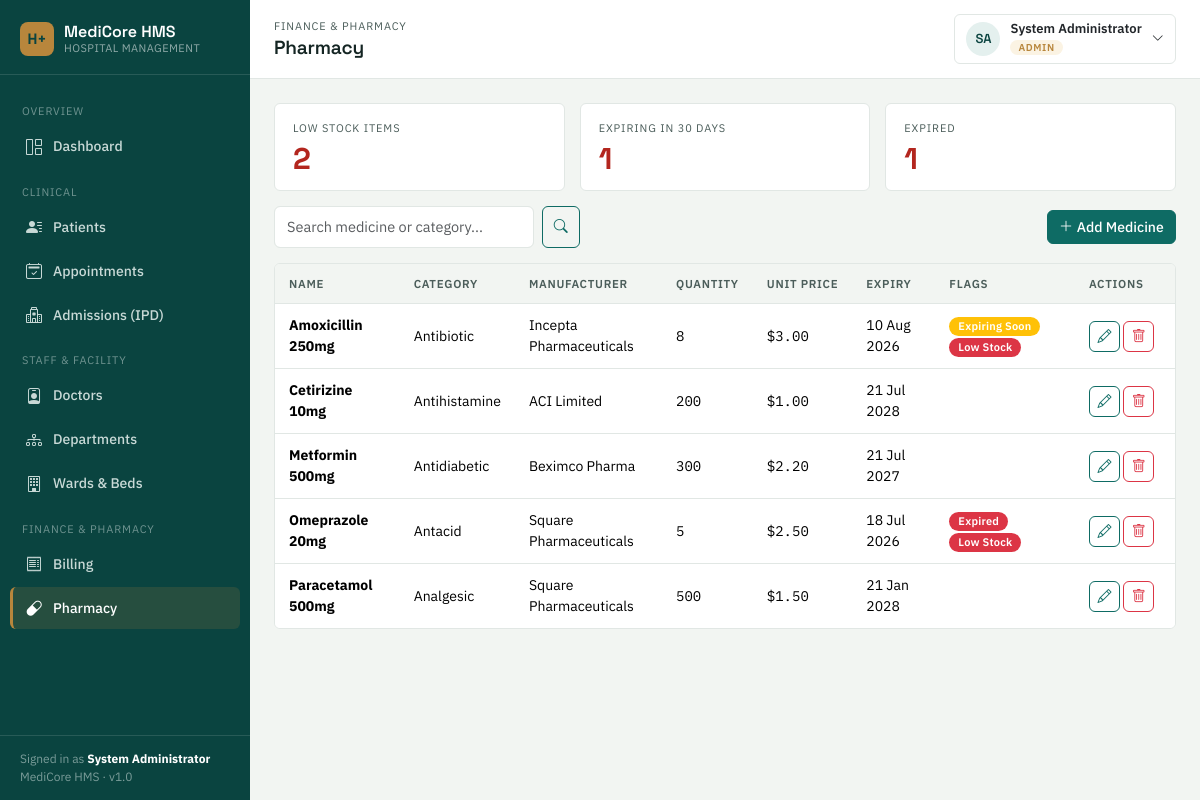
/pharmacy/list.php (signed in), run on the app's committed database.
### tables this page shows
CREATE TABLE medicines (
    id INT AUTO_INCREMENT PRIMARY KEY,
    name VARCHAR(150) NOT NULL,
    category VARCHAR(100),
    manufacturer VARCHAR(150),
    quantity INT DEFAULT 0,
    unit_price DECIMAL(10,2) DEFAULT 0,
    expiry_date DATE NULL,
    reorder_level INT DEFAULT 10,
    created_at TIMESTAMP DEFAULT CURRENT_TIMESTAMP
);

### includes/functions.php (called while the page is built, shortened)
<?php
function sanitize($data) {
    return htmlspecialchars(trim($data ?? ''), ENT_QUOTES, 'UTF-8');
}
function isLoggedIn() {
    return isset($_SESSION['user_id']);
}
function hasRole($roles) {
    $roles = (array)$roles;
    return in_array($_SESSION['role'], $roles, true);
}
function formatDate($date, $format = 'd M Y') {
    $ts = strtotime($date);
    return $ts ? date($format, $ts) : '—';
}
function formatMoney($amount) {
    return number_format((float)$amount, 2);
}

### pharmacy/list.php (the view, shortened to what this page needs)
<?php
require_once '../config/database.php';
require_once '../includes/functions.php';
$search = trim($_GET['q'] ?? '');
$sql = "SELECT * FROM medicines WHERE 1=1";
$params = [];
$sql .= " ORDER BY name ASC";
$stmt = $pdo->prepare($sql);
$stmt->execute($params);
$medicines = $stmt->fetchAll();
$lowStockCount = 0; $expiringCount = 0; $expiredCount = 0;
$today = new DateTime();
foreach ($medicines as $m) {
    if ($m['quantity'] <= $m['reorder_level']) $lowStockCount++;
    if ($m['expiry_date']) {
        $exp = new DateTime($m['expiry_date']);
        $diffDays = (int)$today->diff($exp)->format('%r%a');
        if ($diffDays < 0) $expiredCount++;
        elseif ($diffDays <= 30) $expiringCount++;
    }
}
require_once '../includes/header.php';
?>
<div class="row g-3 mb-3">
    <div class="col-6 col-md-4">
        <div class="stat-tile <?= $lowStockCount ? 'stat-warn' : '' ?>"><span class="eyebrow">Low Stock Items</span><div class="stat-number"><?= $lowStockCount ?></div></div>
    </div>
    <div class="col-6 col-md-4">
        <div class="stat-tile <?= $expiringCount ? 'stat-warn' : '' ?>"><span class="eyebrow">Expiring in 30 Days</span><div class="stat-number"><?= $expiringCount ?></div></div>
    </div>
    <div class="col-6 col-md-4">
        <div class="stat-tile <?= $expiredCount ? 'stat-warn' : '' ?>"><span class="eyebrow">Expired</span><div class="stat-number"><?= $expiredCount ?></div></div>
    </div>
</div>
<div class="d-flex justify-content-between align-items-center flex-wrap gap-2 mb-3">
    <form class="d-flex gap-2" method="GET">
        <input type="text" name="q" class="form-control" placeholder="Search medicine or category..." value="<?= sanitize($search) ?>" style="min-width:260px;">
        <button class="btn btn-outline-primary"><i class="bi bi-search"></i></button>
    </form>
    <?php if (hasRole(['admin','receptionist'])): ?>
        <a href="form.php" class="btn btn-primary"><i class="bi bi-plus-lg me-1"></i>Add Medicine</a>
    <?php endif; ?>
</div>
<div class="table-wrap">
    <table class="data-table table table-hover mb-0">
        <thead><tr><th>Name</th><th>Category</th><th>Manufacturer</th><th>Quantity</th><th>Unit Price</th><th>Expiry</th><th>Flags</th><?php if (hasRole(['admin','receptionist'])): ?><th style="width:100px;">Actions</th><?php endif; ?></tr></thead>
        <tbody>
        <?php foreach ($medicines as $m):
            $isLow = $m['quantity'] <= $m['reorder_level'];
            $isExpired = false; $isExpiringSoon = false;
            if ($m['expiry_date']) {
                $exp = new DateTime($m['expiry_date']);
                $diffDays = (int)$today->diff($exp)->format('%r%a');
                $isExpired = $diffDays < 0;
                $isExpiringSoon = !$isExpired && $diffDays <= 30;
            }
        ?>
            <tr class="<?= ($isLow || $isExpired) ? 'low-stock-row' : '' ?>">
                <td><strong><?= sanitize($m['name']) ?></strong></td>
                <td><?= sanitize($m['category'] ?: '—') ?></td>
                <td><?= sanitize($m['manufacturer'] ?: '—') ?></td>
                <td class="mono"><?= (int)$m['quantity'] ?></td>
                <td class="mono">$<?= formatMoney($m['unit_price']) ?></td>
                <td><?= formatDate($m['expiry_date']) ?></td>
                <td>
                    <?php if ($isExpired): ?><span class="badge-status bg-danger badge">Expired</span><?php endif; ?>
                    <?php if ($isExpiringSoon): ?><span class="badge-status bg-warning badge">Expiring Soon</span><?php endif; ?>
                    <?php if ($isLow): ?><span class="badge-status bg-danger badge">Low Stock</span><?php endif; ?>
                </td>
                <?php if (hasRole(['admin','receptionist'])): ?>
                <td>
                    <a href="form.php?id=<?= $m['id'] ?>" class="btn btn-sm btn-outline-primary" title="Edit"><i class="bi bi-pencil"></i></a>
                    <form action="delete.php" method="POST" class="d-inline" onsubmit="return confirm('Delete this medicine from inventory?');">
                        <button class="btn btn-sm btn-outline-danger" title="Delete"><i class="bi bi-trash"></i></button>
                    </form>
                </td>
                <?php endif; ?>
            </tr>
        <?php endforeach; ?>
        </tbody>
    </table>
</div>
<?php require_once '../includes/footer.php'; ?>

### assets/css/style.css (style rules this page uses)
:root { --ink: #142523; --ink-soft: #4B5D5A; --paper: #F2F5F2; --surface: #FFFFFF; --primary: #0E6B64; --primary-deep: #0A4440; --primary-tint: #E4F0EE; --accent-gold: #B8863C; --accent-gold-tint: #FBF3E3; --danger: #B3261E; --danger-tint: #FBEAE9; --success: #3F7D58; --success-tint: #EAF4EC; --warning: #B8863C; --warning-tint: #FBF3E3; --line: #E1E7E4; --radius: 6px; --shadow-sm: 0 1px 2px rgba(20, 37, 35, 0.06); }
* { box-sizing: border-box; }
html, body { background: var(--paper); color: var(--ink); font-family: 'IBM Plex Sans', -apple-system, BlinkMacSystemFont, sans-serif; font-size: 15px; }
code, .mono, .stat-number, .code-chip, table td.mono-cell { font-family: 'IBM Plex Mono', ui-monospace, monospace; }
a { color: var(--primary); text-decoration: none; }
.stat-tile { background: var(--surface); border: 1px solid var(--line); border-radius: var(--radius); padding: 16px 18px; position: relative; overflow: hidden; }
.stat-tile .eyebrow { font-size: 11px; text-transform: uppercase; letter-spacing: 0.08em; color: var(--ink-soft); margin-bottom: 8px; display:block; }
.stat-tile .stat-number { font-family: 'Space Grotesk', sans-serif; font-size: 30px; font-weight: 700; color: var(--ink); line-height: 1; }
.stat-tile.stat-warn .stat-number { color: var(--danger); }
.table-wrap { background: var(--surface); border: 1px solid var(--line); border-radius: var(--radius); overflow: hidden; }
table.data-table { margin-bottom: 0; }
table.data-table thead th { background: var(--paper); font-size: 11.5px; text-transform: uppercase; letter-spacing: 0.06em; color: var(--ink-soft); font-weight: 600; border-bottom: 1px solid var(--line); white-space: nowrap; padding: 11px 14px; }
table.data-table tbody td { padding: 11px 14px; vertical-align: middle; border-bottom: 1px solid var(--line); font-size: 14px; }
table.data-table tbody tr:last-child td { border-bottom: none; }
.badge-status { font-weight: 600; font-size: 11px; letter-spacing: 0.02em; padding: 4px 9px; border-radius: 20px; }
.btn { border-radius: var(--radius); font-weight: 500; font-size: 14px; }
.btn-primary { background: var(--primary); border-color: var(--primary); }
.btn-outline-primary { color: var(--primary); border-color: var(--primary); }
.form-control, .form-select { border-color: var(--line); border-radius: var(--radius); font-size: 14.5px; padding: 9px 12px; }
.low-stock-row { background: var(--danger-tint) !important; }

### data on the page
medicines: name "Amoxicillin 250mg", category "Antibiotic", manufacturer "Incepta Pharmaceuticals", quantity "8", unit_price "3.00", expiry_date "10 Aug 2026", shows "Expiring Soon", reorder_level "Low Stock"
medicines: name "Cetirizine 10mg", category "Antihistamine", manufacturer "ACI Limited", quantity "200", unit_price "1.00", expiry_date "21 Jul 2028"
medicines: name "Metformin 500mg", category "Antidiabetic", manufacturer "Beximco Pharma", quantity "300", unit_price "2.20", expiry_date "21 Jul 2027"
medicines: name "Omeprazole 20mg", category "Antacid", manufacturer "Square Pharmaceuticals", quantity "5", unit_price "2.50", expiry_date "18 Jul 2026", shows "Expired", reorder_level "Low Stock"
medicines: name "Paracetamol 500mg", category "Analgesic", manufacturer "Square Pharmaceuticals", quantity "500", unit_price "1.50", expiry_date "21 Jan 2028"

### other printed values
$__u['full_name'] "System Administrator"
$pageEyebrow "FINANCE & PHARMACY"
$pageTitle "Pharmacy"
$__initials "SA"
$__u['role'] "ADMIN"
$lowStockCount "2"
$expiringCount "1"
$expiredCount "1"
